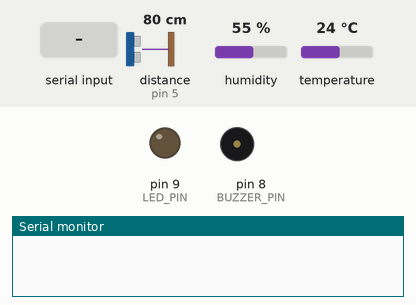
Recording of a sketch running on a simulated Arduino Uno, built with avr-gcc and run on an emulated ATmega328P. Parts: output pins drawn as LEDs (lit = HIGH), buzzer (waves = sounding), the last lines printed to the serial monitor. Wiring (inferred from the names in the program): ultrasonic range finder: trigger pin 4; echo pin 5. Dashed ring = blinking. The inputs (shaded band) are chosen by the test bench; at power-on: distance to the obstacle (sensor on pin 5) 80 cm, humidity 55 %, temperature 24 °C. The echo pulse lasts 58.3 µs per cm; pins used as bus, display or sensor lines are not drawn.

Above: at 1.2 s.
1.3 s: "ALERT\n" received over Serial
At 2.43 s:
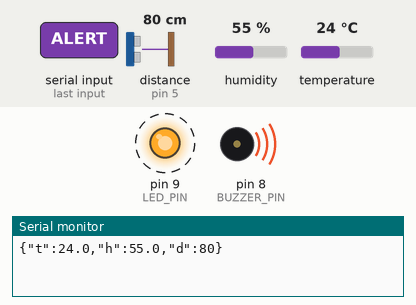
Timing chart, 0 to 5.6 s (numbered marks = the images above; inputs shaded):
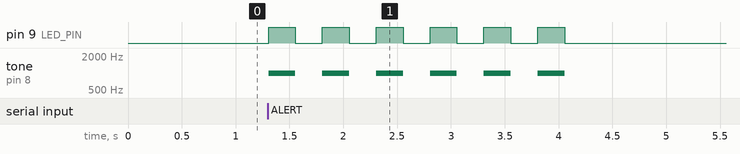

Measured:
- after the input at 1.3 s, pin 9 (LED_PIN): alternates HIGH for 0.25 s and LOW for 0.25 s, 12 changes in all, then stays LOW, starting at once; tone on pin 8 (BUZZER_PIN): alternates 1000 Hz for 0.25 s and silent for 0.25 s, 12 changes in all, then stays silent, starting at once

The sketch:

smart_mirror_sensor.ino
```cpp
/*
 * Smart Mirror - 아두이노 센서 노드 (DHT11 + HC-SR04 + 버저 + LED)
 *
 * 하는 일
 *   1) DHT11 로 실내 온습도 측정
 *   2) HC-SR04 로 거울 앞 거리(cm) 측정 → 사람이 서 있는지 판단하는 데 사용
 *   3) 2초마다 USB 시리얼로 JSON 한 줄 전송 →  {"t":23.0,"h":45.0,"d":87}
 *        d = 지난 2초 중 가장 가까웠던 거리(cm), 아무것도 없으면 필드 생략
 *   4) 라즈베리파이가 "ALERT\n" 을 보내면 버저 + LED 를 3초간 깜빡임 (우산 알림)
 *
 * 배선 (Uno 기준)
 *   DHT11   VCC -> 5V, GND -> GND, DATA -> D2   (낱개 4핀 제품은 DATA-VCC 사이 10kΩ 풀업 필요,
 *                                                 모듈형 3핀 제품은 저항이 내장되어 있음)
 *   HC-SR04 VCC -> 5V, GND -> GND, TRIG -> D4, ECHO -> D5
 *   버저    (+) -> D8, (-) -> GND
 *   LED     애노드(긴 다리) -> 220Ω -> D9, 캐소드(짧은 다리) -> GND
 *
 * 라이브러리 (Arduino IDE → 라이브러리 관리자)
 *   "DHT sensor library" (Adafruit), "Adafruit Unified Sensor"
 *
 * 설계 포인트
 *   - delay() 대신 millis() 로 시간을 재서 센서 읽기·명령 수신·알림 깜빡임이 서로를 막지 않음
 *   - HC-SR04 는 pulseIn 타임아웃을 짧게(최대 약 4m) 잡아서 측정이 루프를 오래 막지 않게 함
 */
#include <DHT.h>

#define DHT_PIN     2
#define DHT_TYPE    DHT11     // DHT22 로 바꾸면 DHT22
#define TRIG_PIN    4
#define ECHO_PIN    5
#define BUZZER_PIN  8
#define LED_PIN     9

// 능동(Active) 버저는 0, 수동(Passive) 버저는 1
#define BUZZER_PASSIVE 1

const unsigned long SEND_INTERVAL_MS  = 2000;
const unsigned long RANGE_INTERVAL_MS = 200;    // 거리 측정 주기
const unsigned long ECHO_TIMEOUT_US   = 25000;  // 약 4m 까지
const unsigned long ALERT_DURATION_MS = 3000;
const unsigned long BLINK_PERIOD_MS   = 250;

DHT dht(DHT_PIN, DHT_TYPE);

unsigned long lastSend = 0;
unsigned long lastRange = 0;
unsigned long alertStart = 0;
bool alerting = false;
int minDistance = -1;      // 전송 주기 동안 가장 가까웠던 거리 (-1 = 측정 없음)
String rx = "";

void setup() {
  Serial.begin(9600);
  pinMode(TRIG_PIN, OUTPUT);
  pinMode(ECHO_PIN, INPUT);
  pinMode(BUZZER_PIN, OUTPUT);
  pinMode(LED_PIN, OUTPUT);
  dht.begin();
}

void loop() {
  if (millis() - lastRange >= RANGE_INTERVAL_MS) {
    lastRange = millis();
    int d = readDistanceCm();
    if (d > 0 && (minDistance < 0 || d < minDistance)) minDistance = d;
  }

  readCommands();
  updateAlert();

  if (millis() - lastSend >= SEND_INTERVAL_MS) {
    lastSend = millis();
    sendSensors();
  }
}

// HC-SR04: TRIG 에 10µs 펄스 → ECHO 가 HIGH 로 유지된 시간 = 초음파 왕복 시간
// 거리(cm) = 시간(µs) × 0.0343 / 2  ≈ 시간 / 58
int readDistanceCm() {
  digitalWrite(TRIG_PIN, LOW);
  delayMicroseconds(2);
  digitalWrite(TRIG_PIN, HIGH);
  delayMicroseconds(10);
  digitalWrite(TRIG_PIN, LOW);

  unsigned long duration = pulseIn(ECHO_PIN, HIGH, ECHO_TIMEOUT_US);
  if (duration == 0) return -1;   // 타임아웃: 범위 안에 물체 없음
  return (int)(duration / 58);
}

void sendSensors() {
  float t = dht.readTemperature();
  float h = dht.readHumidity();

  Serial.print("{");
  bool first = true;
  if (!isnan(t)) { Serial.print("\"t\":"); Serial.print(t, 1); first = false; }
  if (!isnan(h)) { if (!first) Serial.print(","); Serial.print("\"h\":"); Serial.print(h, 1); first = false; }
  if (minDistance > 0) { if (!first) Serial.print(","); Serial.print("\"d\":"); Serial.print(minDistance); first = false; }
  if (first) Serial.print("\"ok\":1");   // 빈 JSON 방지
  Serial.println("}");
  minDistance = -1;
}

void readCommands() {
  while (Serial.available()) {
    char c = Serial.read();
    if (c == '\n') {
      rx.trim();
      if (rx == "ALERT") startAlert();
      rx = "";
    } else if (c != '\r' && rx.length() < 20) {
      rx += c;
    }
  }
}

void startAlert() {
  alerting = true;
  alertStart = millis();
}

void buzzerOn()  { if (BUZZER_PASSIVE) tone(BUZZER_PIN, 1000); else digitalWrite(BUZZER_PIN, HIGH); }
void buzzerOff() { if (BUZZER_PASSIVE) noTone(BUZZER_PIN);     else digitalWrite(BUZZER_PIN, LOW); }

void updateAlert() {
  if (!alerting) return;
  unsigned long elapsed = millis() - alertStart;
  if (elapsed >= ALERT_DURATION_MS) {
    alerting = false;
    digitalWrite(LED_PIN, LOW);
    buzzerOff();
    return;
  }
  bool on = (elapsed / BLINK_PERIOD_MS) % 2 == 0;
  digitalWrite(LED_PIN, on);
  if (on) buzzerOn(); else buzzerOff();
}
```
